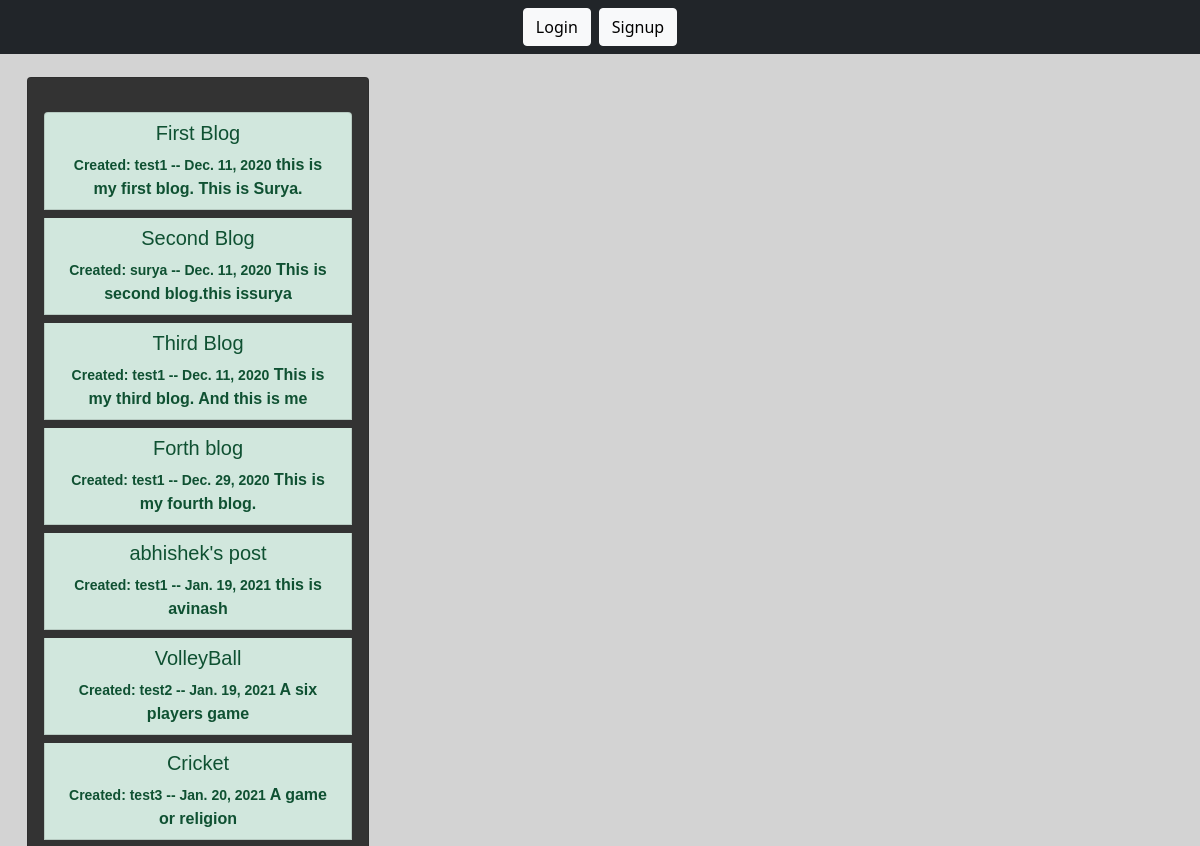
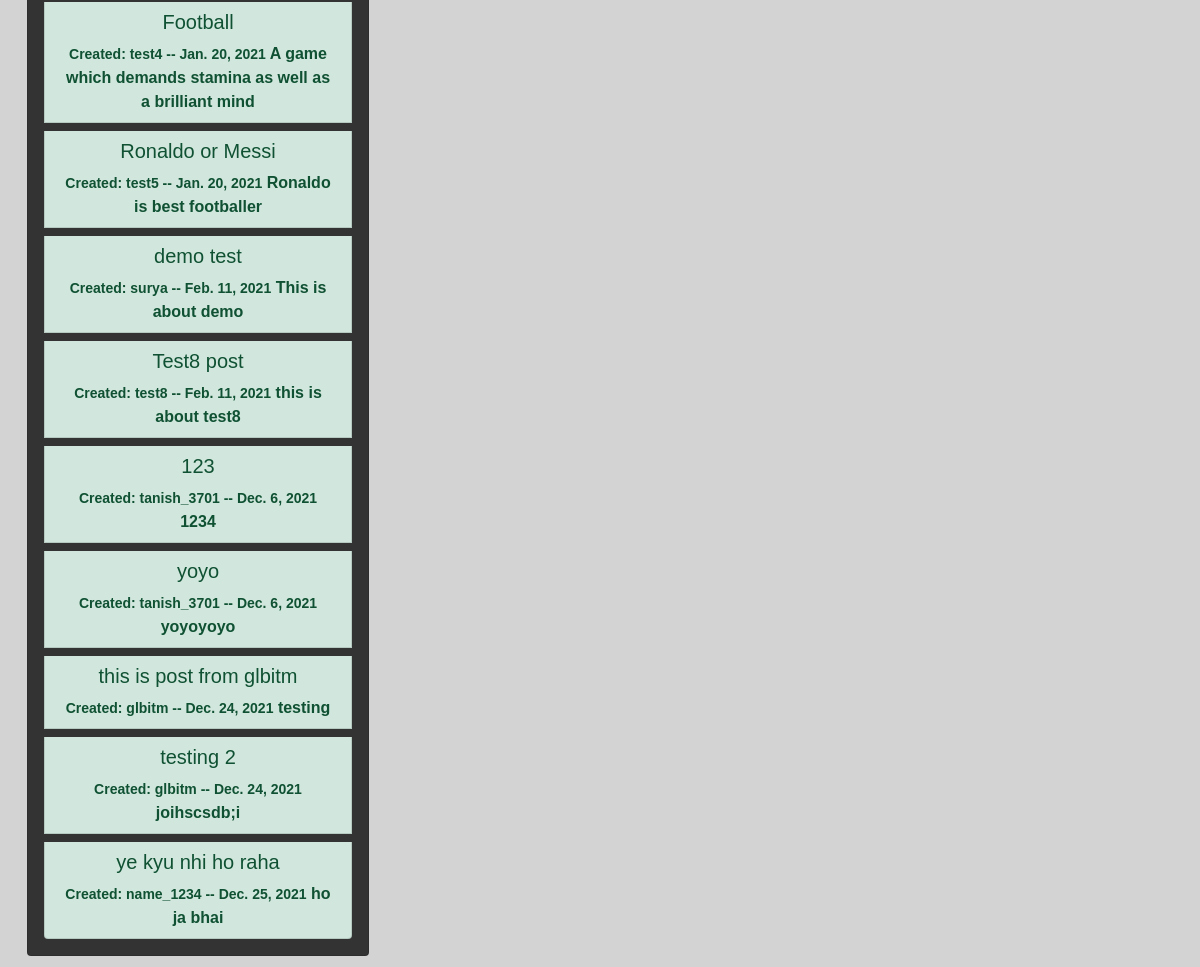
Screenshot of /blog/orgAll/ with the database file from the repository (2 pictures, top to bottom).
### blog/models.py (models this page shows, shortened)
class Post(models.Model):
    author=models.ForeignKey(User,on_delete=models.CASCADE)
    title=models.CharField(max_length=50)
    description=models.TextField(max_length=300)
    date=models.DateField(auto_now_add=True)
    like=models.ManyToManyField(User,related_name='blog_posts')

### blog/views.py (the view)
# urls.py: path('orgAll/',views.orgAll,name='orgAll'),
def orgAll(request):
    posts=Post.objects.all()
    data={'posts':posts}
    return render(request,'blog/organization.html',data)

### blog/templates/blog/organization.html (shortened to what this page needs)
{% extends 'blog/base.html' %}
{% block body %}
<!DOCTYPE html>
<html lang="en">
<head>
</head>
<body>
    <div class="container">
        <div class="main">
      <div class="row">
          <div class="col-md-4 mt-1">
              <div class="card text-center sidebar">
                   <div class="card-body">
                          <ul class="list-group" >
                            {% for post in posts %}
                                    <li class="list-group-item list-group-item-success mt-2"><h5>{{ post.title }}</h5><small>Created: {{post.author}} -- {{post.date}}</small>
                                            {{post.description}}
                                    </li>
                            {% endfor %}
                        </ul>
                    </div>
                </div>
             </div>
             </div>
        </div>
    </div>
</body>
</html>
{% endblock body %}

### rows the page displays
Post: title "First Blog", author "test1", date "Dec. 11, 2020", description "this is my first blog. This is Surya."
Post: title "Second Blog", author "surya", date "Dec. 11, 2020", description "This is second blog.this issurya"
Post: title "Third Blog", author "test1", date "Dec. 11, 2020", description "This is my third blog. And this is me"
Post: title "Forth blog", author "test1", date "Dec. 29, 2020", description "This is my fourth blog."
Post: title "abhishek's post", author "test1", date "Jan. 19, 2021", description "this is avinash"
Post: title "VolleyBall", author "test2", date "Jan. 19, 2021", description "A six players game"
Post: title "Cricket", author "test3", date "Jan. 20, 2021", description "A game or religion"
Post: title "Football", author "test4", date "Jan. 20, 2021", description "A game which demands stamina as well as a brilliant mind"
Post: title "Ronaldo or Messi", author "test5", date "Jan. 20, 2021", description "Ronaldo is best footballer"
Post: title "demo test", author "surya", date "Feb. 11, 2021", description "This is about demo"
Post: title "Test8 post", author "test8", date "Feb. 11, 2021", description "this is about test8"
Post: title "123", author "tanish_3701", date "Dec. 6, 2021", description "1234"
Post: title "yoyo", author "tanish_3701", date "Dec. 6, 2021", description "yoyoyoyo"
Post: title "this is post from glbitm", author "glbitm", date "Dec. 24, 2021", description "testing"
Post: title "testing 2", author "glbitm", date "Dec. 24, 2021", description "joihscsdb;i"
Post: title "ye kyu nhi ho raha", author "name_1234", date "Dec. 25, 2021", description "ho ja bhai"
